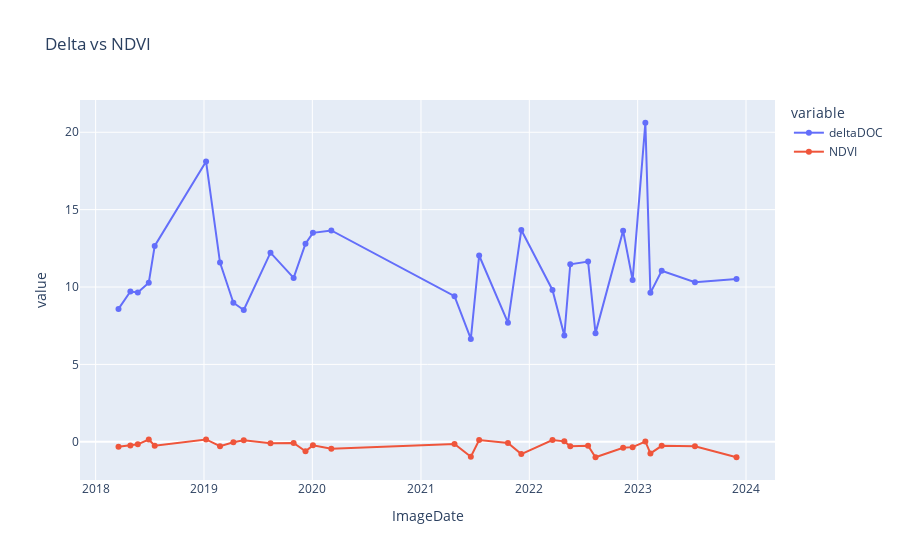

The cell this chart's notebook holds for it:
### Code cell
fig = px.line(res_read1, x="ImageDate", y=["deltaDOC","NDVI"], markers=True,title="Delta vs NDVI")
fig.show()

### Figure 1 — Plotly figure (JSON) as saved in the notebook; plotly's stock layout.template omitted (floating-point values rounded to 4 significant figures)
{"data": [{"hovertemplate": "variable=deltaDOC<br>ImageDate=%{x}<br>value=%{y}<extra></extra>", "legendgroup": "deltaDOC", "line": {"color": "#636efa", "dash": "solid"}, "marker": {"symbol": "circle"}, "mode": "lines+markers", "name": "deltaDOC", "orientation": "v", "showlegend": true, "type": "scatter", "x": ["2018-03-19", "2018-04-28", "2018-05-23", "2018-06-29", "2018-07-19", "2019-01-08", "2019-02-24", "2019-04-10", "2019-05-15", "2019-08-13", "2019-10-30", "2019-12-09", "2020-01-03", "2020-03-05", "2021-04-24", "2021-06-18", "2021-07-16", "2021-10-21", "2021-12-05", "2022-03-20", "2022-04-29", "2022-05-19", "2022-07-18", "2022-08-12", "2022-11-13", "2022-12-15", "2023-01-27", "2023-02-13", "2023-03-23", "2023-07-13", "2023-11-30"], "xaxis": "x", "y": [8.585, 9.71, 9.647, 10.28, 12.66, 18.12, 11.58, 8.984, 8.514, 12.22, 10.59, 12.8, 13.5, 13.66, 9.408, 6.647, 12.04, 7.694, 13.68, 9.811, 6.866, 11.47, 11.64, 7.02, 13.63, 10.45, 20.61, 9.622, 11.05, 10.31, 10.52], "yaxis": "y"}, {"hovertemplate": "variable=NDVI<br>ImageDate=%{x}<br>value=%{y}<extra></extra>", "legendgroup": "NDVI", "line": {"color": "#EF553B", "dash": "solid"}, "marker": {"symbol": "circle"}, "mode": "lines+markers", "name": "NDVI", "orientation": "v", "showlegend": true, "type": "scatter", "x": ["2018-03-19", "2018-04-28", "2018-05-23", "2018-06-29", "2018-07-19", "2019-01-08", "2019-02-24", "2019-04-10", "2019-05-15", "2019-08-13", "2019-10-30", "2019-12-09", "2020-01-03", "2020-03-05", "2021-04-24", "2021-06-18", "2021-07-16", "2021-10-21", "2021-12-05", "2022-03-20", "2022-04-29", "2022-05-19", "2022-07-18", "2022-08-12", "2022-11-13", "2022-12-15", "2023-01-27", "2023-02-13", "2023-03-23", "2023-07-13", "2023-11-30"], "xaxis": "x", "y": [-0.3246, -0.2428, -0.1643, 0.1445, -0.2597, 0.1493, -0.2817, -0.03115, 0.09348, -0.09674, -0.07908, -0.6186, -0.2322, -0.454, -0.1406, -0.9692, 0.1073, -0.08423, -0.7953, 0.1079, 0.02691, -0.288, -0.2528, -1, -0.3921, -0.3464, 0.01886, -0.7513, -0.2639, -0.2864, -1], "yaxis": "y"}], "layout": {"autosize": true, "legend": {"title": {"text": "variable"}, "tracegroupgap": 0}, "title": {"text": "Delta vs NDVI"}, "xaxis": {"anchor": "y", "autorange": true, "domain": [0, 1], "range": ["2017-11-19 07:28:37.3853", "2024-03-28 16:31:22.6147"], "title": {"text": "ImageDate"}, "type": "date"}, "yaxis": {"anchor": "x", "autorange": true, "domain": [0, 1], "range": [-2.784, 22.4], "title": {"text": "value"}, "type": "linear"}}}
